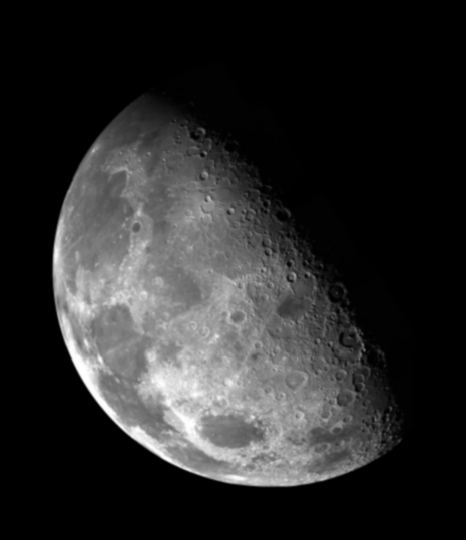
#> input picture iivp/lab2/images/q4.tif, 466 x 540 px
$ python q4.py
#> lines starting #> are read from the running program, lines starting #| are printed output that depends on the picture
import cv2
import numpy as np
from matplotlib import pyplot as plt

def laplacefilter(img,mask):
	row,col = img.shape
	blur=np.zeros((row,col))
	for i in range(1,row):
		for j in range(1,col):
			suma = 0
			acount = -1
			bcount = -1
			for a in range(i-1,i+1):
				acount= acount +1
				bcount = 0
				for b in range(j-1,j+1):
					bcount = bcount +1
					suma = suma + (img[a][b]*mask[acount][bcount])
			blur[i][j] = suma/9
	return blur


img = cv2.imread('./images/q4.tif',0)
#> img is the input picture: shape (540, 466); min 0, max 254, mean 42.7
print(img.shape)
#| (540, 466)
mask = [[1,1,1],[1,-4,1],[1,1,1]]

plt.subplot(231),plt.imshow(img,cmap=plt.cm.gray),plt.title('Original')
lap1 = laplacefilter(img,mask)
#> after the loop in laplacefilter, `for i in range(1,row):`:
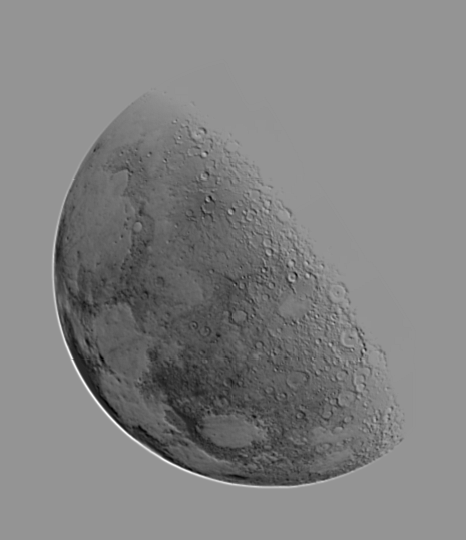
#> blur: shape (540, 466) float64; min -39.33, max 28.22, mean -4.7; drawn with min black and max white

plt.subplot(232),plt.imshow(lap1,cmap=plt.cm.gray),plt.title('laplacian mask 1')

# mask = [[0,1,0],[1,-50,1],[0,1,0]]
# lap2 = laplacefilter(img,mask)

# plt.subplot(233),plt.imshow(lap2,cmap=plt.cm.gray),plt.title('laplacian mask 2')

mask = [[-1,-1,-1],[-1,2,-1],[-1,-1,-1]]
lap3 = laplacefilter(img,mask)
#> after the loop in laplacefilter (call 2), `for i in range(1,row):`:
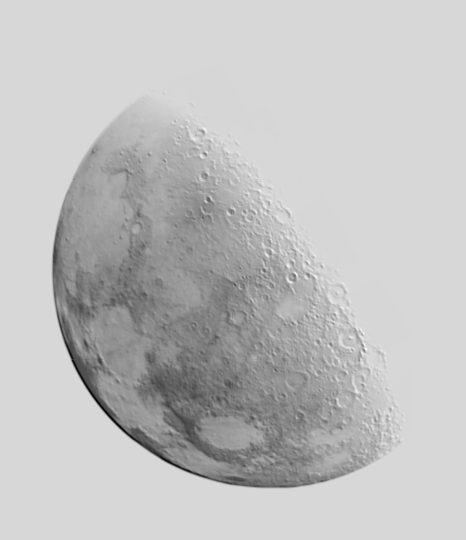
#> blur: shape (540, 466) float64; min -44.56, max 8.11, mean -4.74; drawn with min black and max white

plt.subplot(234),plt.imshow(lap3,cmap=plt.cm.gray),plt.title('laplacian mask 3')

# [5 lines of commented-out code are left out]

plt.show()
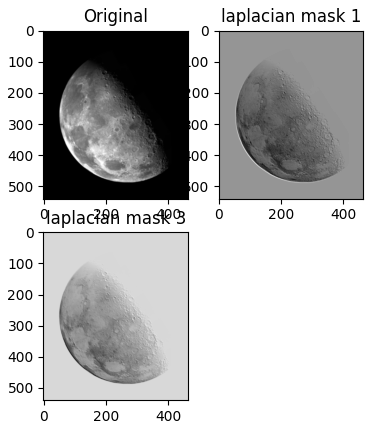
#> figure drawn by matplotlib, 3 panels

$ run again, with iivp/lab2/images/q1.tif copied over iivp/lab2/images/q4.tif
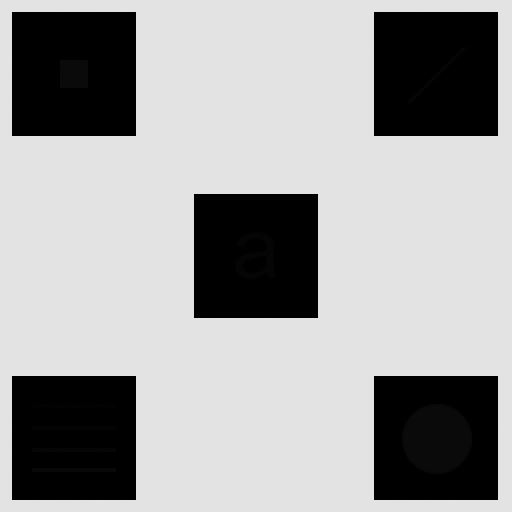
#> input picture iivp/lab2/images/q1.tif, 512 x 512 px
#> img is the input picture: shape (512, 512); min 0, max 228, mean 160.7
#| (512, 512)
#> after the loop in laplacefilter (call 2), `for i in range(1,row):`:
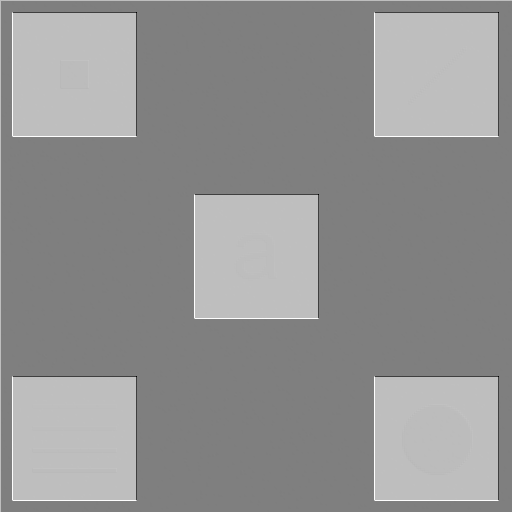
#> blur: shape (512, 512) float64; min -75.67, max 25.44, mean -17.8; drawn with min black and max white
#> `plt.show()`:
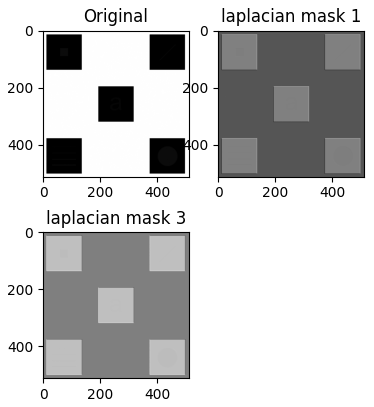
#> figure drawn by matplotlib, 3 panels

$ run again, with iivp/lab2/images/q2.tif copied over iivp/lab2/images/q4.tif
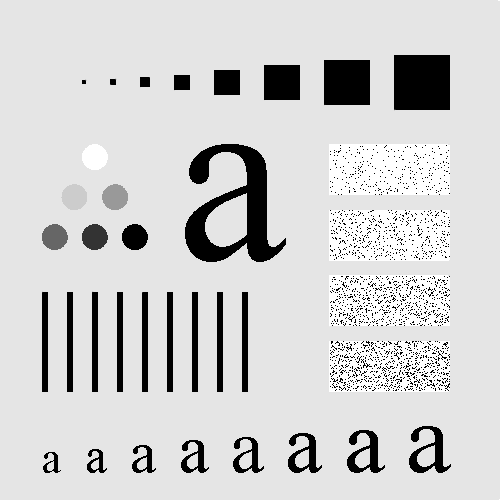
#> input picture iivp/lab2/images/q2.tif, 500 x 500 px
#> img is the input picture: shape (500, 500); min 0, max 255, mean 207.4
#| (500, 500)
#> after the loop in laplacefilter (call 2), `for i in range(1,row):`:
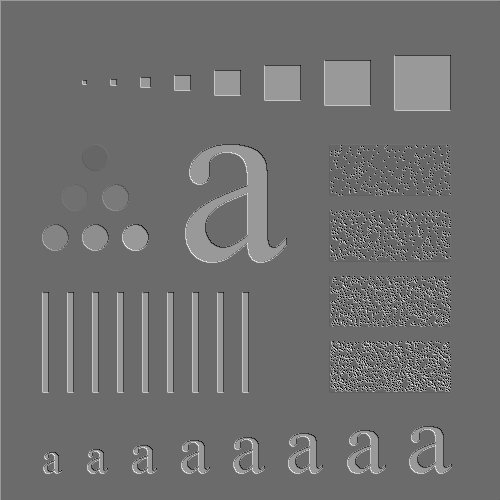
#> blur: shape (500, 500) float64; min -85, max 56.67, mean -22.9; drawn with min black and max white
#> `plt.show()`:
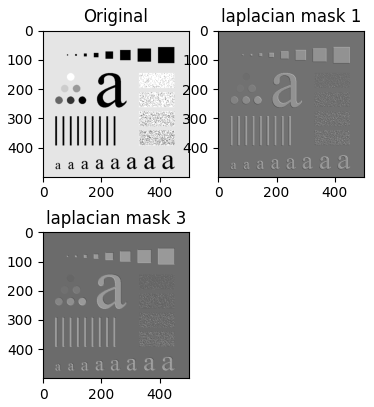
#> figure drawn by matplotlib, 3 panels

$ run again, with iivp/lab2/images/q3.tif copied over iivp/lab2/images/q4.tif
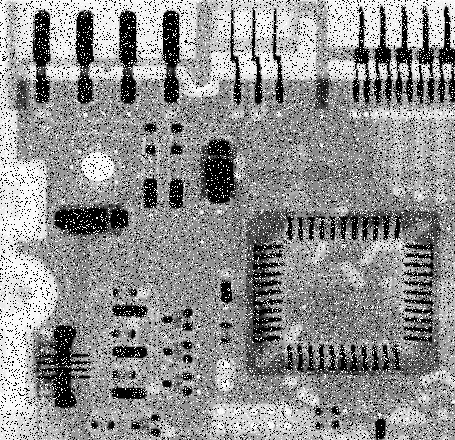
#> input picture iivp/lab2/images/q3.tif, 455 x 440 px
#> img is the input picture: shape (440, 455); min 0, max 255, mean 144.1
#| (440, 455)
#> after the loop in laplacefilter (call 2), `for i in range(1,row):`:
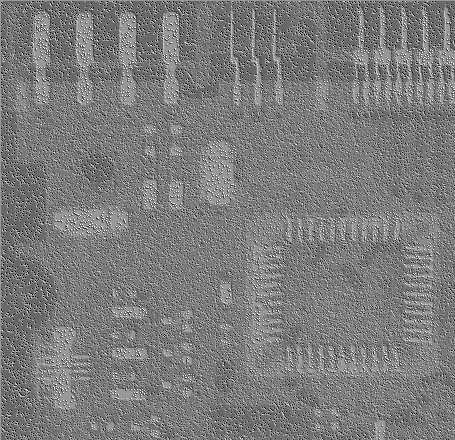
#> blur: shape (440, 455) float64; min -85, max 56.67, mean -15.9; drawn with min black and max white
#> `plt.show()`:
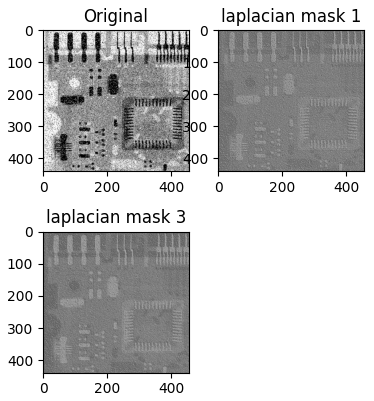
#> figure drawn by matplotlib, 3 panels
